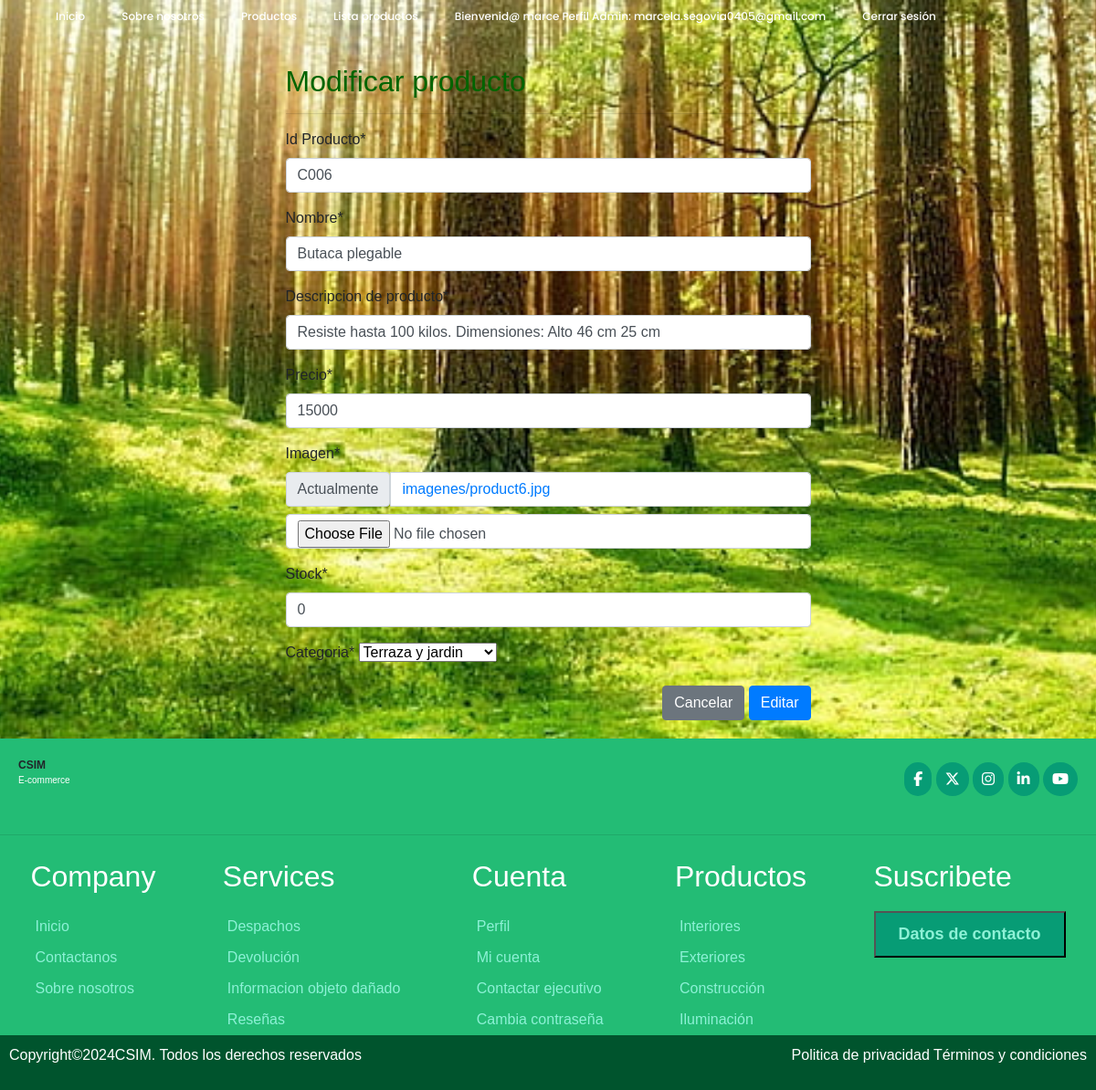
/modificar/C006/ (signed in), run on the app's committed database.
### ferreteria/models.py (models this page shows, shortened)
class Producto(models.Model):
    idProducto = models.CharField(primary_key=True, max_length=5, verbose_name='Id Producto')
    nombre = models.CharField(max_length=50, verbose_name='Nombre del producto')
    descripcion = models.CharField(max_length=400,verbose_name='Descripcion de producto')
    precio = models.IntegerField(null=True, verbose_name='Ingrese precio producto')
    imagen= models.ImageField(upload_to="imagenes", null=True, verbose_name='Imagen')
    stock = models.IntegerField(verbose_name='stock',default=0)
    categoria= models.ForeignKey('Categoria', on_delete=models.CASCADE, verbose_name='Categoria')

### ferreteria/views.py (the view)
# urls.py: path('modificar/<id>/', views.modificar, name="modificar"),
@permission_required ('ferreteria.change_producto')
def modificar(request, id):
    producto = get_object_or_404(Producto, idProducto=id)
    data = {
        'form': ProductoForm(instance=producto)
    }
    if request.method== 'POST':
        formulario = ProductoForm(data=request.POST, instance=producto, files=request.FILES)
        if formulario.is_valid():
            formulario.save()
            messages.success(request, "Modificado correctamente")
        return redirect(to="lista")
    return render (request, 'producto/modificar.html', data)

### ferreteria/forms.py
class ProductoForm(forms.ModelForm):
    nombre = forms.CharField(min_length=3, max_length=50)
    imagen = forms.ImageField(required=True, validators=[MaxSizeFileValidator(max_file_size=4)])
    precio = forms.IntegerField(min_value=1, max_value=3000000)
    class Meta:
        model = Producto
        fields = '__all__'

### ferreteria/context_processor.py (called while the page is built, shortened)
def total_carrito(request):
    total = 0
    return {'total_carrito':int(total)}

### ferreteria/models.py (called while the page is built)
    def __str__(self):
        return self.nombreCategoria

### ferreteria/templates/producto/modificar.html (shortened to what this page needs)
{% extends 'base.html' %}
{% load static %}
{% block css %}
<link rel="stylesheet" href="{% static 'css/estilo.css' %}">
{% endblock %}
{% block contenido %}
{% load crispy_forms_tags %}
        <div class="row">
            <div class="col-12 col-md-6 offset-md-3">
                <div class="row">
                    <div class="card-body">
                        <h2 style="color: darkgreen;">Modificar producto</h2>
                        <hr>
                        <form action="" method="post" enctype="multipart/form-data">
                            {{ form | crispy }}
                            <div class="d-flex justify-content-end">
                                <input type="reset" value="Cancelar" class="btn btn-secondary">
                                <input type="submit" value="Editar" class="btn btn-primary">
                            </div>
                        </form>
            </div>
        </div>
    </div>
</div>
{% endblock %}

### ferreteria/templates/base.html (shortened to what this page needs)
<!DOCTYPE html>
<html lang="en">
<head>
    {% load static %}
    <link rel="stylesheet" href="https://cdn.jsdelivr.net/npm/bootstrap@4.5.3/dist/css/bootstrap.min.css">
    {% block css %}{% endblock %}
</head>
<body>
    <header>
        <div class="navbar">
            <ul class="links" id="navbar-links">
                {% if not user.is_authenticated %}
                    <li><a href="{% url 'index' %}"  >Inicio</a></li>
                    <li><a href="{% url 'nosotros' %}" >Sobre nosotros</a></li>
                    <li><a href="{% url 'productos' %}"  >Productos</a></li>
                    <li><a href="{% url 'registrar' %}" >Registrarse</a></li>
                    <li><a href="{% url 'login' %}" >Iniciar sesión</a></li>
                {% elif user.is_authenticated and user.is_superuser %}
                    <li><a href="{% url 'index' %}"  >Inicio</a></li>
                    <li><a href="{% url 'nosotros' %}" >Sobre nosotros</a></li>
                    <li><a href="{% url 'productos' %}"  >Productos</a></li>
                    <li><a href="{% url 'lista' %}" >Lista productos</a></li>
                    <li><a href="{% url 'perfil' %}">Bienvenid@ {{ user.username }} Perfil Admin: {{ user.email }}</a></li>
                    <li><a href="{% url 'cerrar' %}">Cerrar sesión </a></li>
                {% endif %}
            </ul>
        </div>
    </header>
    <div id="contenido">
        {% block contenido %}
        {% endblock %}
    </div>
    <footer class="pie">
        <div class="header">
            <div class="logo">
                <div class="title">CSIM</div>
                <p class="logotipo">E-commerce</p>
            </div>
            <div class="redes">
                <span class="fb"><a href="https://www.facebook.com/?locale=es_LA" target="_blank" style="text-decoration: none; color:#fff;"><i class="fa-brands fa-facebook-f"></a></i></span>
                <span class="tw"><a href="https://x.com/?lang=es&mx=2" style="text-decoration: none; color:#fff;"><i class="fa-brands fa-x-twitter"></a></i></span>
                <span class="in"><a href="https://www.instagram.com/" style="text-decoration: none; color:#fff;"><i class="fa-brands fa-instagram"></a></i></span>
                <span class="li"><a href="https://cl.linkedin.com/" style="text-decoration: none; color:#fff;"><i class="fa-brands fa-linkedin-in"></a></i></span>
                <span class="yo"><a href="https://www.youtube.com/" style="text-decoration: none; color:#fff;"><i class="fa-brands fa-youtube"></a></i></span>
            </div>
        </div>
        <hr>
        <div class="section">
            <div>
                <h2>Company</h2>
                <a href="{% url 'index' %}">Inicio</a>
                <a href="{% url 'nosotros' %}">Contactanos</a>
                <a href="{% url 'nosotros' %}">Sobre nosotros</a>
            </div>
            <div>
                <h2>Services</h2>
                <a href="{% url 'nosotros' %}">Despachos</a>
                <a href="{% url 'nosotros' %}">Devolución </a>
                <a href="{% url 'nosotros' %}">Informacion objeto dañado</a>
                <a href="{% url 'nosotros' %}">Reseñas</a>
            </div>
            <div>
                <h2>Cuenta</h2>
                <a href="#">Perfil</a>
                <a href="#">Mi cuenta</a>
                <a href="{% url 'nosotros' %}">Contactar ejecutivo</a>
                <a href="#">Cambia contraseña</a>
            </div>
            <div>
                <h2>Productos</h2>
                <a href="#">Interiores</a>
                <a href="#">Exteriores</a>
                <a href="#">Construcción</a>
                <a href="#">Iluminación</a>
            </div>
            <div>
                <h2>Suscribete</h2>
                <form action="">
                    <button type="submit"><a href="{% url 'nosotros' %}" style="text-decoration: none;">Datos de contacto</a></button>
                </form>
            </div>
        </div>
        <div class="derechos">
            <p>Copyright©2024CSIM. Todos los derechos reservados</p>
            <p>Politica de privacidad        Términos y condiciones</p>
        </div>
    </footer>
</body>
</html>

### ferreteria/static/css/estilo.css (style rules this page uses)
* { margin: 0; padding: 0; box-sizing: border-box; font-family: sans-serif; }
body { font-family: "Poppins", sans-serif; background: url(../img/foto2.jpg) no-repeat center center fixed; background-size: cover; background-position: center; width: 100%; }
header { width: 1140px; max-width: 1200px; margin: auto; height: 50px; display: flex; align-items: center; position: relative; z-index: 100; }
header .navbar { display: flex; justify-content: space-between; width: 100%; }
header .navbar .links { float: right; margin-right: 20px; display: flex; gap: 10px; }
header .navbar .links li { display: inline-block; line-height: 50px; margin: 0 5px; }
header .navbar a { color: #fff; padding: 5px 10px; font-family: "Poppins", sans-serif; font-size: 12px; transition: 0.3s; font-weight: 500; text-decoration: none; }
.pie { background-color: rgb(35, 188, 117); box-sizing: border-box; font-family: "Exo 2", sans-serif; }
.pie .header .logo .title { font-size: 12px; display: flex; align-items: left; font-weight: bold; }
.pie .header .logo .logotipo { font-size: 10px; color: #fff; }
.pie .header { display: flex; justify-content: space-between; padding: 20px; align-items: center; }
.pie .header .redes .fb, .pie .header .redes .tw, .pie .header .redes .in, .pie .header .redes .li, .pie .header .redes .yo { background: rgb(7, 156, 117); padding: 10px; border-radius: 80px; color: #fff; align-items: right; }
.pie .section { display: flex; justify-content: space-evenly; gap: 40px; }
.pie .section div { display: flex; flex-direction: column; }
.pie .section div h2 { color: #fff; padding: 10px 0; }
.pie .section a { color: rgb(141, 241, 214); padding: 5px; }
.pie .section form { display: flex; flex-direction: column; gap: 10px; }
.pie .section form button { padding: 10px 20px; background: rgb(7, 156, 117); color: #fff; font-weight: bold; font-size: 18px; }
.pie .derechos { display: flex; justify-content: space-between; padding: 10px; background: rgb(0, 84, 45); color: #fff; }

### data on the page
Producto: idProducto "C006", nombre "Butaca plegable", descripcion "Resiste hasta 100 kilos. Dimensiones: Alto 46 cm 25 cm", precio "15000", stock "0", categoria "Terraza y jardin"

### other printed values
{{ user.username }} "marce"
{{ user.email }} "marcela.segovia0405@gmail.com"
